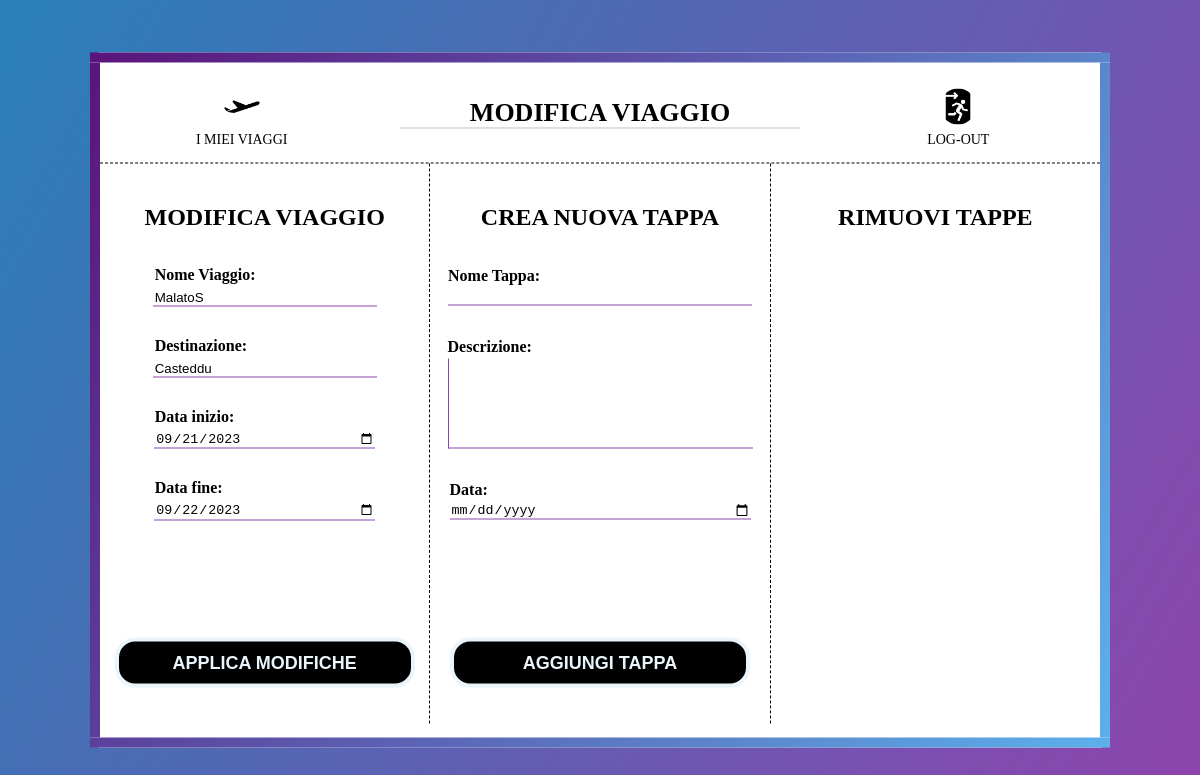
Page /organizzatoreViaggi/changeItinerary/17/ (signed in) on the earlier database version.
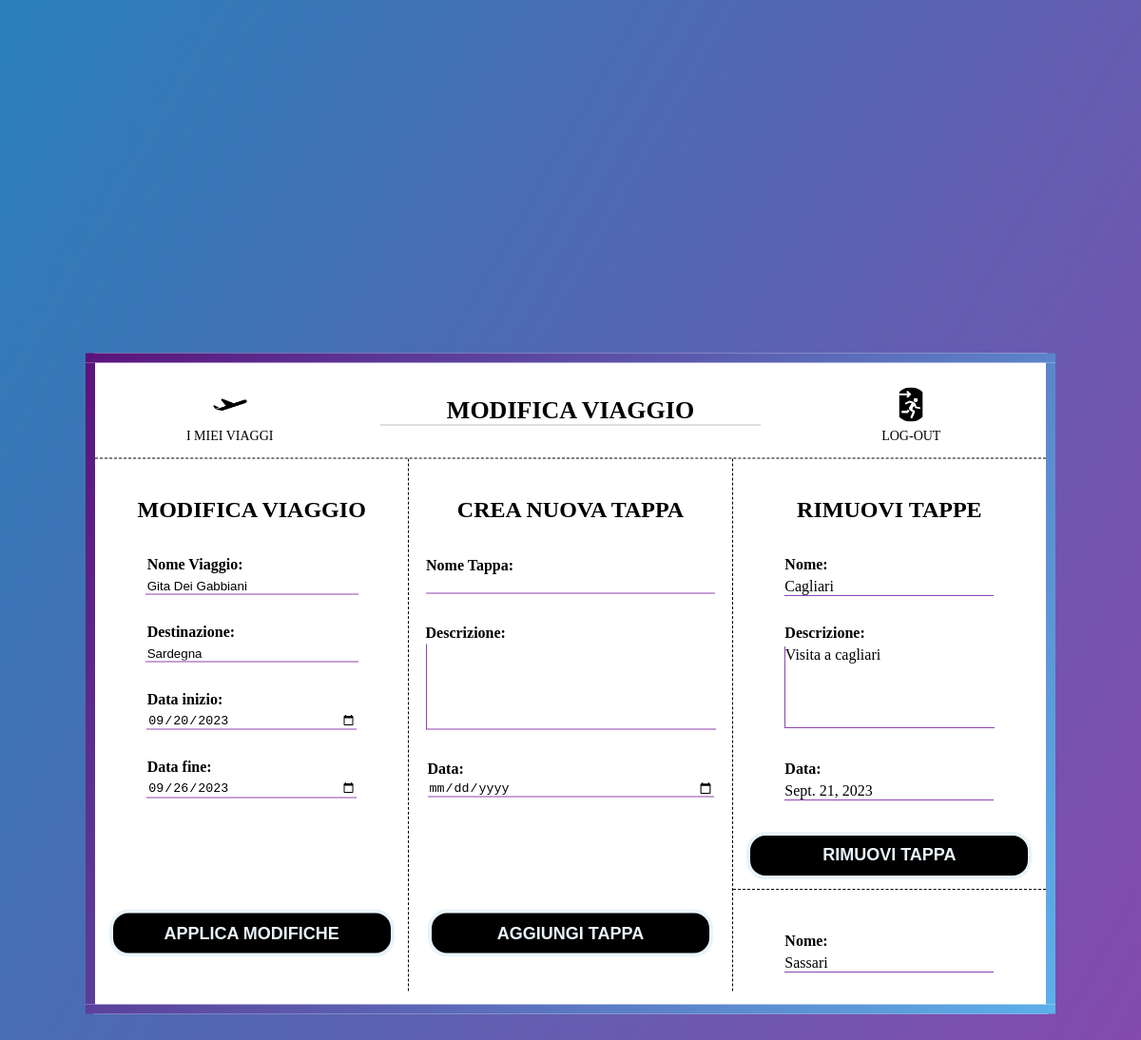
Same page on the later database version.
### organizzatoreViaggi/models.py (models this page shows, shortened)
class Travel(models.Model):
    id = models.AutoField(primary_key=True)
    name = models.CharField(max_length=64, unique=True)
    destination = models.CharField(max_length=64)
    start_date = models.DateField()
    end_date = models.DateField()
    participants = models.ManyToManyField(CustomUser)

class Stage(models.Model):
    id = models.AutoField(primary_key=True)
    travel = models.ForeignKey(Travel, on_delete=models.CASCADE)
    name = models.CharField(max_length=64)
    description = models.CharField(max_length=128)
    date = models.DateField()

### organizzatoreViaggi/views.py (the view)
# urls.py: path('organizzatoreViaggi/changeItinerary/<int:travel_id>/', views.changeItinerary_view, name='changeItinerary'),
@login_required(login_url= 'login')
def changeItinerary_view(request, travel_id):
    travel = Travel.objects.get(id = travel_id)
    form = TravelForm(instance=travel)
    stages = Stage.objects.filter(travel = travel_id)
    emptyStageForm = StageForm()
    if request.method == "POST":
        if "edit_travel" in request.POST:
            form = TravelForm(request.POST, instance=travel)
            new_start_date = datetime.strptime(request.POST['start_date'], "%Y-%m-%d").date()
            new_end_date = datetime.strptime(request.POST['end_date'],"%Y-%m-%d").date()
            if form.is_valid():
                form.save()
                for stage in stages:
                    if stage.date < new_start_date or stage.date > new_end_date:
                        stage.delete()
                return redirect('myTravels')
        else:
            emptyStageForm = StageForm()
        if "add_stage" in request.POST:
            emptyStageForm = StageForm(request.POST)
            emptyStageForm.travel = travel
            if emptyStageForm.is_valid():
                stage = emptyStageForm.save(commit=False)
                stage.travel = travel
                stage.save()
                url = reverse('detailsTravel', args=[travel_id])
                return redirect(url)
        if "remove_stage" in request.POST:
            stage_id = request.POST.get('stage_id')
            stage_to_delete = Stage.objects.get(id = stage_id)
            stage_to_delete.delete()
            url = reverse('detailsTravel', args=[travel_id])
            return redirect(url)
    else:
        form = TravelForm(instance=travel)
        emptyStageForm = StageForm()
    context = { 'travel': form, 'emptyStageForm': emptyStageForm, 'stages': stages}
    return render(request, 'organizzatoreViaggi/changeItinerary.html', context)

### organizzatoreViaggi/forms.py (shortened to what this page needs)
class TravelForm(ModelForm):
    class Meta:
        model = Travel
        fields = [
            'name',
            'destination',
            'start_date',
            'end_date'
        ]
        labels = {
            'name': 'Nome Viaggio',
            'destination': 'Destinazione',
            'start_date': 'Data inizio',
            'end_date': 'Data fine'
        }
        widgets = {
            'start_date': forms.DateInput(attrs={'type': 'date', 'class': 'dateField'}),
            'end_date': forms.DateInput(attrs={'type': 'date', 'class': 'dateField'}),
            'name': forms.DateInput(attrs={'class': 'textField'}),
            'destination': forms.DateInput(attrs={'class': 'textField'})
        }

class StageForm(ModelForm):
    class Meta:
        model = Stage
        fields = [
            'name',
            'description',
            'date'
        ]
        labels = {
            'name': 'Nome Tappa',
            'description': 'Descrizione',
            'date': 'Data'
        }
        widgets = {
            'date': forms.DateInput(attrs={'type': 'date', 'class': 'dateField'}),
            'description': forms.Textarea(attrs={'style':'resize:none;'})
        }

### organizzatoreViaggi/templates/organizzatoreViaggi/changeItinerary.html (shortened to what this page needs)
{% load static %}
<!DOCTYPE html>
<html lang="it">
<head>
    <link rel="stylesheet" href="{% static 'css/changeItinerary.css'%}">
</head>
<body>
   <div class="page-container">
       <nav>
           <a href="{% url 'myTravels' %}">
               <img src="{% static 'images/plane_icon.png' %}" />
               <p>I miei viaggi</p>
           </a>
           <h1>MODIFICA VIAGGIO</h1>
           <a href="{% url 'logout' %}">
               <img src="{% static 'images/logout_icon.png' %}" />
               <p>Log-out</p>
           </a>
       </nav>
       <div class="main">
           <div class="main-sx">
               <h2>MODIFICA VIAGGIO</h2>
                <form class="form_travel" method="post" action="">
                    {{ travel }}
                    <div class="button_container2">
                        <input class="apply_button" type="submit" value="APPLICA MODIFICHE" name="edit_travel">
                    </div>
                </form>
           </div>
           <div class="main-c">
               <div class="title_container">
                   <h2>CREA NUOVA TAPPA</h2>
               </div>
               <div class="form_container">
                    <form class="empty_form_itinerary" method="post" action="">
                        <div class="form_field">
                            {{ emptyStageForm.as_p }}
                            <div class="add_button_container">
                                <input class="add_button" type="submit" value="AGGIUNGI TAPPA" name="add_stage">
                            </div>
                       </div>
                   </form>
                </div>
           </div>
           <div class = "main-dx">
               <div class="title_container">
                   <h2>RIMUOVI TAPPE</h2>
               </div>
               {% for stage in stages %}
               <form class="form_itinerary" method="post" action="">
                   <div class="form_field">
                       <div class="stage-container">
                            <span>Nome:</span>
                            <p> {{ stage.name }}</p>
                           <span>Descrizione:</span>
                            <p class="description-p"> {{ stage.description }}</p>
                           <span>Data:</span>
                            <p> {{ stage.date }}</p>
                            <div class="remove_button_container">
                                <input class="remove_button" type="submit" value="RIMUOVI TAPPA" name="remove_stage">
                            </div>
                       </div>
                   </div>
               </form>
               {% endfor %}
           </div>
       </div>
   </div>
</body>
</html>

Differences in the rows shown:
changed Travel: name "MalatoS" → "Gita Dei Gabbiani"; destination "Casteddu" → "Sardegna"; start_date "09/21/2023" → "09/20/2023"; end_date "09/22/2023" → "09/26/2023"
added Stage: name "Cagliari", description "Visita a cagliari", date "Sept. 21, 2023"
added Stage: name "Sassari"
